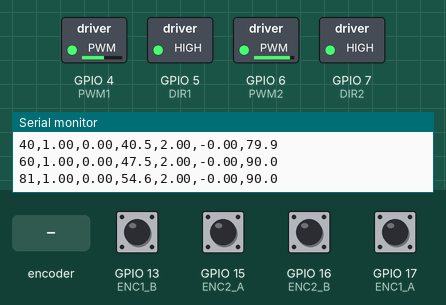
A sketch run on a simulated ESP32-S3. Parts: switched loads named in the sketch (green lamp = pin HIGH), the last lines printed to the serial monitor. The test bench sets the inputs (shaded band); at power-on: GPIO 13 (ENC1_B), GPIO 15 (ENC2_A), GPIO 16 (ENC2_B), GPIO 17 (ENC1_A) HIGH.

Above: at 0.09 s.
At 1.2 s:
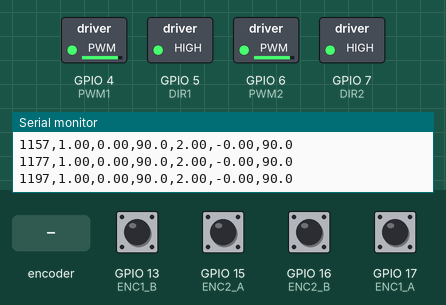
1.3 s: rotary encoder on GPIO 15 (ENC2_A) / GPIO 13 (ENC1_B) turned 1 step (first pin leading)
At 9.5 s:
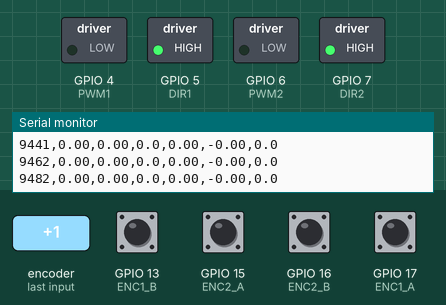
Timing chart, 0 to 10.5 s (numbered marks = the images above; inputs shaded):
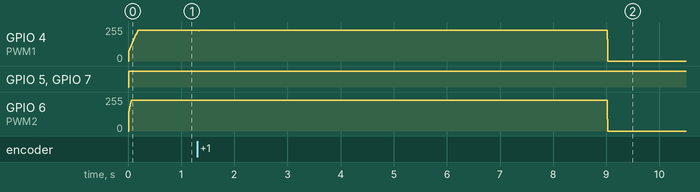

The sketch:

esp32_motor_controller.ino
```cpp
// PINY
const int ENC1_A = 17;
const int ENC1_B = 13;
const int DIR1   = 5;
const int PWM1   = 4;

const int ENC2_A = 15;
const int ENC2_B = 16;
const int DIR2   = 7;
const int PWM2  = 6;

//Stałe
const int CPR = 9600; //narazie 64 ale trzeba zorbic test
const float Ts = 0.010f;
const float Tc = 0.05f; // trzeba dobrac idk jak
const float tau = 0.0315f; //czas narastania do 63% prędkości końcowej - treba zrobic test
const float K = 0.0565f;
volatile float u0 = 1.0f; // K i u0 z eksperymentu normalnie
const float Kp = tau/(K*Tc);
const float Ki = Kp/tau;
const float Ti = tau;
const float alpha = 0.5f; //do filtra w sprzężeniu zwrotnym
const float U_MAX = 90.0f; //chyba? to jest do saturacji max napiecie na silniki?
//Prędkość zadana - ale czy nie powinna iść z ROS? narazie dajmy na wysokosci ESP

volatile float w_zad_L = 0.0f;
volatile float w_zad_P = 0.0f;

volatile float omega_L = 0.0f;
volatile float omega_P = 0.0f;
volatile float error_L = 0.0f;
volatile float error_P = 0.0f;

volatile float omega_L_hat = 0.0f;
volatile float u_L_sat = 0.0f;
volatile float omega_P_hat = 0.0f;
volatile float u_P_sat = 0.0f;

//Przerwania na ticki z enkoderow
volatile long ticks_L = 0;
volatile long ticks_P = 0;

void IRAM_ATTR isrA1() { ticks_L += (digitalRead(ENC1_A) == digitalRead(ENC1_B)) ? 1 : -1; }
void IRAM_ATTR isrB1() { ticks_L += (digitalRead(ENC1_A) == digitalRead(ENC1_B)) ? -1 : 1; }
void IRAM_ATTR isrA2() { ticks_P += (digitalRead(ENC2_A) == digitalRead(ENC2_B)) ? 1 : -1; }
void IRAM_ATTR isrB2() { ticks_P += (digitalRead(ENC2_A) == digitalRead(ENC2_B)) ? -1 : 1; }
//Funkcja pętli regulatora


const float ENC_SIGN_L = 1.0f;
const float ENC_SIGN_P = -1.0f;
const TickType_t T_TICKS = pdMS_TO_TICKS(10);

float sgn(float x) { return (x > 0) - (x < 0); }


void controlTask(void*)
{
  TickType_t lastWake = xTaskGetTickCount();
  float omega_L_hat_old = 0.0f;
  float omega_P_hat_old = 0.0f;
  float Ik_old_L = 0.0f;
  float Ik_old_P = 0.0f;
  long ticks_old_L = ticks_L;
  long ticks_old_P = ticks_P;

  for (;;)
  {
    vTaskDelayUntil(&lastWake, T_TICKS);

    long ticks_now_L = ticks_L;
    long ticks_now_P = ticks_P;
    long delta_N_L = ticks_now_L - ticks_old_L;
    long delta_N_P = ticks_now_P - ticks_old_P;

    omega_L = ENC_SIGN_L*2*PI*delta_N_L/(CPR*Ts);
    omega_P = ENC_SIGN_P*2*PI*delta_N_P/(CPR*Ts);

    omega_L_hat = alpha*omega_L_hat_old + (1-alpha)*omega_L;
    omega_P_hat = alpha*omega_P_hat_old + (1-alpha)*omega_P; //filtrowane predkosci rzeczywiste

    error_L = w_zad_L - omega_L_hat;
    error_P = w_zad_P - omega_P_hat;

    float u_FF_L = w_zad_L/K + u0*sgn(w_zad_L);
    float u_FF_P = w_zad_P/K + u0*sgn(w_zad_P);

    float u_L = Kp*error_L + Ik_old_L + u_FF_L;
    float u_P = Kp*error_P + Ik_old_P + u_FF_P;

    u_L_sat = constrain(u_L, -U_MAX, U_MAX);
    u_P_sat = constrain(u_P, -U_MAX, U_MAX);

    float Ik_L = Ik_old_L;
    float Ik_P = Ik_old_P;
    if (u_L == u_L_sat) Ik_L += Ki*Ts*error_L;
    if (u_P == u_P_sat) Ik_P += Ki*Ts*error_P;

    digitalWrite(DIR1, u_L_sat >= 0 ? HIGH : LOW);
    analogWrite(PWM1, (int)(fabsf(u_L_sat)*2.55f));
    digitalWrite(DIR2, u_P_sat >= 0 ? HIGH : LOW);
    analogWrite(PWM2, (int)(fabsf(u_P_sat)*2.55f));

    if (w_zad_L == 0.0f) Ik_L = 0.0f;
    if (w_zad_P == 0.0f) Ik_P = 0.0f;

    // przypisywanie na nowo do petli

    omega_L_hat_old = omega_L_hat;
    omega_P_hat_old = omega_P_hat;
    ticks_old_L = ticks_now_L;
    ticks_old_P = ticks_now_P;
    Ik_old_L = Ik_L;
    Ik_old_P = Ik_P;
  }
}


void setup() {
  Serial.begin(115200);

  pinMode(ENC1_A, INPUT_PULLUP);
  pinMode(ENC1_B, INPUT_PULLUP);
  pinMode(ENC2_A, INPUT_PULLUP);
  pinMode(ENC2_B, INPUT_PULLUP);
  attachInterrupt(digitalPinToInterrupt(ENC1_A), isrA1, CHANGE);
  attachInterrupt(digitalPinToInterrupt(ENC1_B), isrB1, CHANGE);
  attachInterrupt(digitalPinToInterrupt(ENC2_A), isrA2, CHANGE);
  attachInterrupt(digitalPinToInterrupt(ENC2_B), isrB2, CHANGE);

  pinMode(DIR1, OUTPUT);
  pinMode(PWM1, OUTPUT);
  pinMode(DIR2, OUTPUT);
  pinMode(PWM2, OUTPUT);
  analogWrite(PWM1, 0);
  analogWrite(PWM2, 0);

  xTaskCreatePinnedToCore(controlTask, "ctrl", 4096, nullptr, 5, nullptr, 1);

}

const float profile[][2] = {
  {1.0f, 2.0f}, {3.0f, 3.0f}, {4.5f, 4.5f}, {0.0f, 0.0f},
  {-2.0f, -2.0f}, {0.0f, 0.0f}, {2.0f, -2.0f}, {0.0f, 0.0f}
};
const int N_PROFILE = sizeof(profile) / sizeof(profile[0]);

void loop() {
  static uint32_t tNext = 0;
  static int idx = 0;
  uint32_t now = millis();
  if (now >= tNext) {
    w_zad_L = profile[idx][0];
    w_zad_P = profile[idx][1];
    idx = (idx + 1) % N_PROFILE;
    tNext = now + 3000;
  }
  Serial.printf("%lu,%.2f,%.2f,%.1f,%.2f,%.2f,%.1f\n", now,
                w_zad_L, omega_L, u_L_sat, w_zad_P, omega_P, u_P_sat);
  delay(20);
}
```
